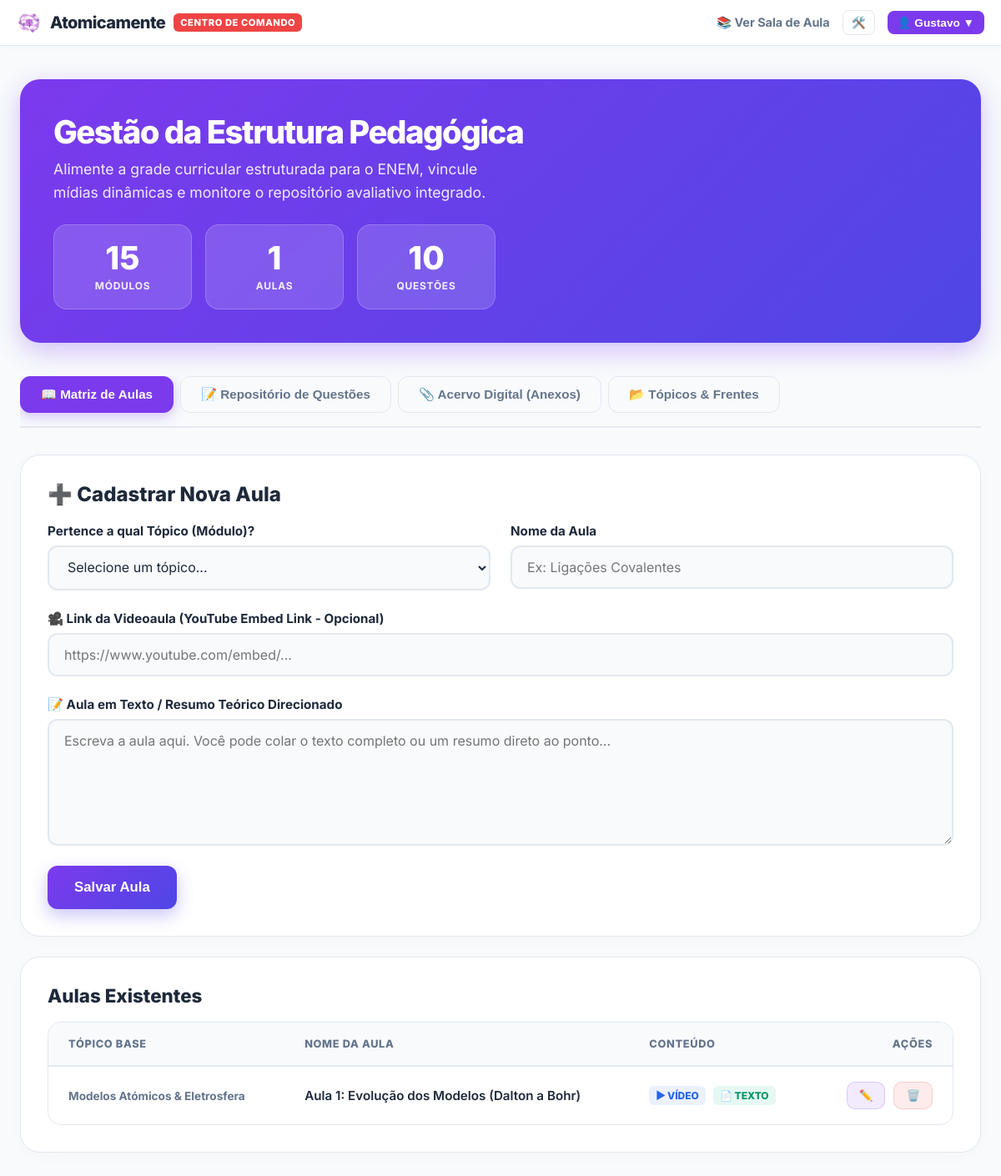
/admin.php (signed in), run on an earlier commit of the app's database.
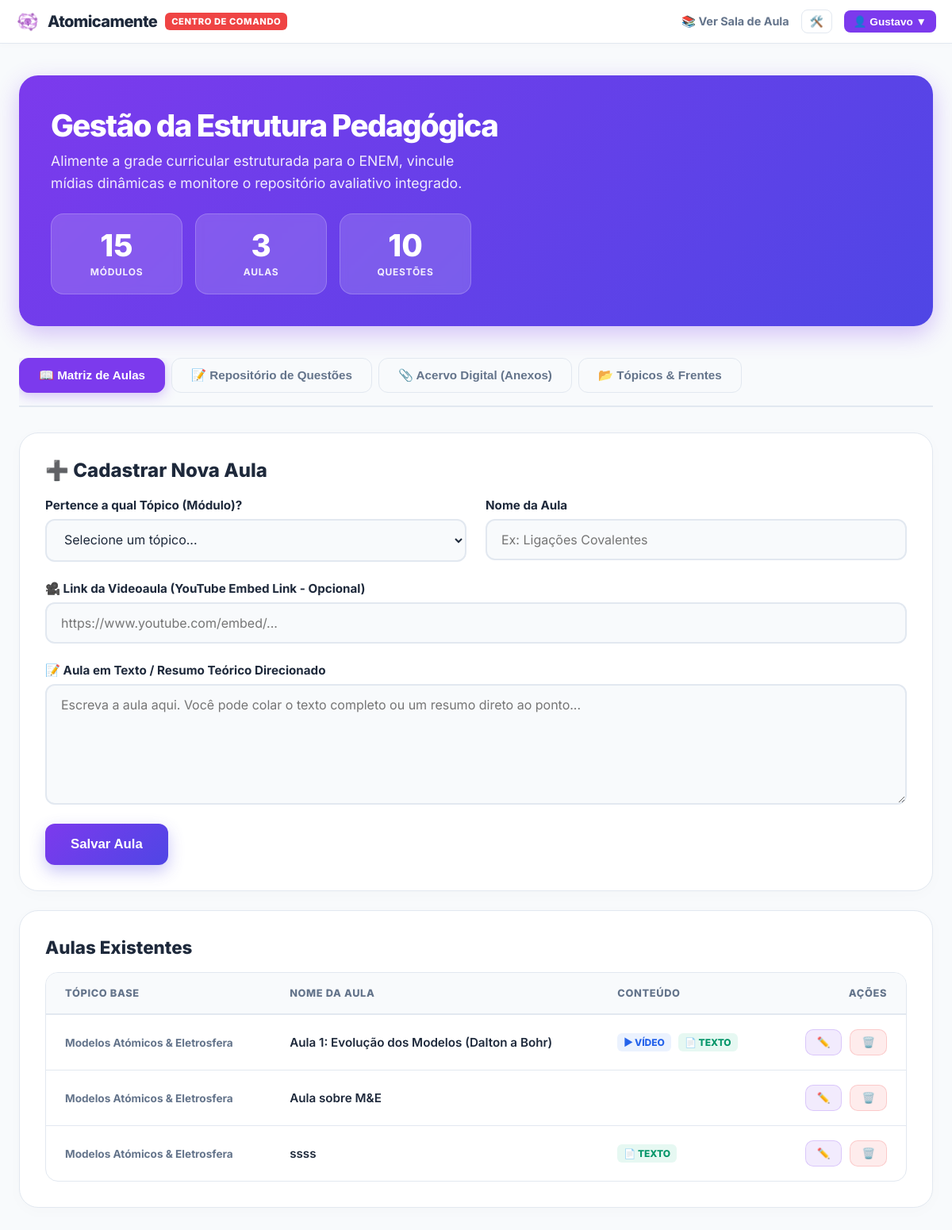
And on a later commit of the database.
### tables this page shows
CREATE TABLE `aulas` (
  `id` int(11) NOT NULL,
  `topico_id` int(11) NOT NULL,
  `titulo` varchar(150) NOT NULL,
  `video_url` varchar(255) DEFAULT NULL,
  `resumo` text,
  `ordem` int(11) DEFAULT '1'
);

CREATE TABLE `topicos` (
  `id` int(11) NOT NULL,
  `frente_id` int(11) NOT NULL,
  `nome` varchar(100) NOT NULL,
  `slug` varchar(100) NOT NULL
);

### admin.php (the view, shortened to what the changed rows need)
<?php
require_once 'config.php';
$aulas   = $pdo->query("SELECT a.*, t.nome as nome_topico FROM aulas a JOIN topicos t ON a.topico_id = t.id ORDER BY t.id, a.id ASC")->fetchAll();
$total_aulas = count($aulas);
?>
<!DOCTYPE html>
<html lang="pt-BR">
<head>
</head>
<body class="dash-body">
  <main class="admin-container">
    <div class="hero-admin">
      <div>
        <h1>Gestão da Estrutura Pedagógica</h1>
      </div>
      <div class="stats-admin">
        <div class="stat-box">
          <div class="stat-num"><?php echo $total_aulas; ?></div><div class="stat-label">Aulas</div>
        </div>
      </div>
    </div>
    <div id="aba-aulas" class="aba-painel ativo">
      <div class="card-admin" id="cardFormAula" style="margin-top: 0;">
        <h2 id="tituloFormAula" style="margin-top: 0; font-weight: 800; font-size: 1.5rem;">➕ Cadastrar Nova Aula</h2>
      </div>
      <div class="card-admin">
        <h2 style="margin-top: 0; font-weight: 800; font-size: 1.4rem;">Aulas Existentes</h2>
        <div class="tabela-container">
          <table class="tabela-gestao">
            <thead>
              <tr>
                <th>Tópico Base</th>
                <th>Nome da Aula</th>
                <th>Conteúdo</th>
                <th style="text-align: right;">Ações</th>
              </tr>
            </thead>
            <tbody>
              <?php foreach ($aulas as $a): ?>
                <tr>
                  <td><span style="font-size: 0.85rem; color: var(--texto-secundario); font-weight: 700;"><?php echo htmlspecialchars($a['nome_topico']); ?></span></td>
                  <td style="font-weight: 600;"><?php echo htmlspecialchars($a['titulo']); ?></td>
                  <td>
                    <?php if(!empty($a['video_url'])): ?><span class="badge-conteudo badge-video">▶ Vídeo</span><?php endif; ?>
                    <?php if(!empty($a['resumo'])): ?><span class="badge-conteudo badge-texto">📄 Texto</span><?php endif; ?>
                  </td>
                  <td style="text-align: right; white-space: nowrap;">
                    <button class="btn-editar" onclick="ativarEdicaoAula(<?php echo $a['id']; ?>)">✏️</button>
                    <form action="admin.php" method="POST" style="display:inline;" onsubmit="return confirm('Apagar esta aula vai afetar o andamento dos alunos. Tem certeza?')">
                      <button type="submit" class="btn-deletar">🗑️</button>
                    </form>
                  </td>
                </tr>
              <?php endforeach; ?>
            </tbody>
          </table>
        </div>
      </div>
    </div>
  </main>
</body>
</html>

What changed in the data, as far as the page shows it:
added aulas: topico.nome "Modelos Atómicos & Eletrosfera", titulo "Aula sobre M&E"
added aulas: topico.nome "Modelos Atómicos & Eletrosfera", titulo "ssss", resumo "📄 TEXTO"
Also different on the page:
$total_aulas: "1" → "3"
